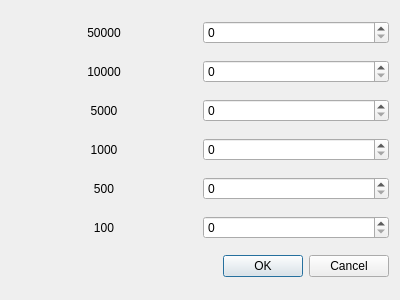
<?xml version="1.0" encoding="UTF-8"?>
<ui version="4.0">
 <class>money_pop</class>
 <widget class="QDialog" name="money_pop">
  <property name="geometry">
   <rect>
    <x>0</x>
    <y>0</y>
    <width>400</width>
    <height>300</height>
   </rect>
  </property>
  <property name="windowTitle">
   <string>Dialog</string>
  </property>
  <layout class="QVBoxLayout" name="verticalLayout">
   <item>
    <layout class="QHBoxLayout" name="horizontalLayout">
     <item>
      <widget class="QLabel" name="label">
       <property name="text">
        <string>50000</string>
       </property>
       <property name="alignment">
        <set>Qt::AlignCenter</set>
       </property>
      </widget>
     </item>
     <item>
      <widget class="QSpinBox" name="money_50000"/>
     </item>
    </layout>
   </item>
   <item>
    <layout class="QHBoxLayout" name="horizontalLayout_2">
     <item>
      <widget class="QLabel" name="label_2">
       <property name="text">
        <string>10000</string>
       </property>
       <property name="alignment">
        <set>Qt::AlignCenter</set>
       </property>
      </widget>
     </item>
     <item>
      <widget class="QSpinBox" name="money_10000"/>
     </item>
    </layout>
   </item>
   <item>
    <layout class="QHBoxLayout" name="horizontalLayout_3">
     <item>
      <widget class="QLabel" name="label_3">
       <property name="text">
        <string>5000</string>
       </property>
       <property name="alignment">
        <set>Qt::AlignCenter</set>
       </property>
      </widget>
     </item>
     <item>
      <widget class="QSpinBox" name="money_5000"/>
     </item>
    </layout>
   </item>
   <item>
    <layout class="QHBoxLayout" name="horizontalLayout_4">
     <item>
      <widget class="QLabel" name="label_4">
       <property name="text">
        <string>1000</string>
       </property>
       <property name="alignment">
        <set>Qt::AlignCenter</set>
       </property>
      </widget>
     </item>
     <item>
      <widget class="QSpinBox" name="money_1000"/>
     </item>
    </layout>
   </item>
   <item>
    <layout class="QHBoxLayout" name="horizontalLayout_5">
     <item>
      <widget class="QLabel" name="label_5">
       <property name="text">
        <string>500</string>
       </property>
       <property name="alignment">
        <set>Qt::AlignCenter</set>
       </property>
      </widget>
     </item>
     <item>
      <widget class="QSpinBox" name="money_500"/>
     </item>
    </layout>
   </item>
   <item>
    <layout class="QHBoxLayout" name="horizontalLayout_6">
     <item>
      <widget class="QLabel" name="label_6">
       <property name="text">
        <string>100</string>
       </property>
       <property name="alignment">
        <set>Qt::AlignCenter</set>
       </property>
      </widget>
     </item>
     <item>
      <widget class="QSpinBox" name="money_100"/>
     </item>
    </layout>
   </item>
   <item>
    <widget class="QDialogButtonBox" name="buttonBox">
     <property name="standardButtons">
      <set>QDialogButtonBox::Cancel|QDialogButtonBox::Ok</set>
     </property>
    </widget>
   </item>
  </layout>
 </widget>
 <resources/>
 <connections/>
</ui>
